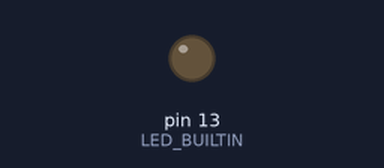
Recording of a sketch running on a simulated Arduino Uno, built with avr-gcc and run on an emulated ATmega328P. On the bench: output pins drawn as LEDs (lit = HIGH). Random numbers use the default seed unless the sketch sets one; no radio packets arrive unless stated; pins used as bus, display or sensor lines are not drawn; what the sketch prints to the serial monitor is not drawn.

Above: at 19.6 s.
At 25.56 s:
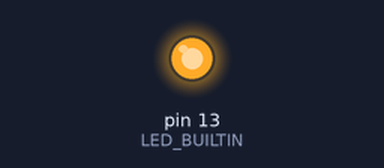
Timing chart, 0 to 29.2 s (numbered marks = the images above):
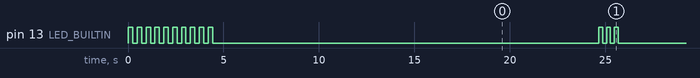

Measured:
- by itself, pin 13 (LED_BUILTIN): HIGH → LOW at 0.25 s, → HIGH 0.23 s later, → LOW 0.23 s later, → HIGH 0.23 s later, … (79 changes in this stretch)
- by itself, everything shown: repeats every 11.2 s, in 6 steps

The sketch:

downstairs_hi.ino
```cpp
// adapted from radioHead tx_raw demo
// -*- mode: C++ -*-
// Author: Colin Dess
// github: cdsheriff
// 05/08/2019
// Attached to N/C N/O reed switch
//
// main works like this:
// 1. probe reed switch to see if door is open, closed, or errored
// 1a. send uint8 array based on result (bare send, no listening for response)
// 2. flash LED to signal that something was sent
// 3. standby sleep for 10 minutes
// 3a. setup includes 'SCB->SCR |= SCB_SCR_SLEEPDEEP_Msk' which changes from light sleep to total standby
// 3b. watchdog loops on 8 second check, once reaches 600sec/8sec loops triggers interrupt to wake
//
// shitty $10 multimeter measures 2mA quiescence and 15mA during the brief probe/send

#include <SPI.h>
#include <RH_RF69.h>
//#include <Adafruit_SleepyDog.h>

/************ Radio Setup ***************/

// define some immutable things
#define frequency     915.0 // duh
#define radio_CS      4     // radio chip select (where the pin is?)
#define radio_INT     3     // radio interrupt pin
#define radio_RST     2     // radio reset pin
//#define LED           13    // onboard LED pin

// Singleton instance of the radio driver
RH_RF69 rf69(radio_CS, radio_INT);

//int16_t packetnum = 0;  // packet counter, we increment per xmission

int8_t reedState[] = {0, 0, 0, 0};
//int sleepCyclesElapsed;
//int sleepCycles;

void setup() {
  Serial.begin(9600);
//  Serial.println("SGP30 test");
  Serial.println("start setup");
//  SCB->SCR |= SCB_SCR_SLEEPDEEP_Msk;

  // setting up the LED as a powerable thing, and defining the reed switch pins
  pinMode(LED_BUILTIN, OUTPUT);

  // setting the radio as powerable, unpower the radio reset pin
  pinMode(radio_RST, OUTPUT);
  digitalWrite(radio_RST, LOW);

  // manual reset the radio by pumping some power to the reset pin
  digitalWrite(radio_RST, HIGH);
  delay(10);
  digitalWrite(radio_RST, LOW);
  delay(10);

  if (!rf69.init()) {
    Serial.println("RFM69 radio init failed");
    while (1);
  }
  Serial.println("RFM69 radio init OK!");
  // Defaults after init are 434.0MHz, modulation GFSK_Rb250Fd250, +13dbM (for low power module)
  // No encryption
  if (!rf69.setFrequency(frequency)) {
    Serial.println("setFrequency failed");
  }

  // If you are using a high power RF69 eg RFM69HW, you *must* set a Tx power with the
  // ishighpowermodule flag set like this:
  rf69.setTxPower(20, true);  // range from 14-20 for power, 2nd arg must be true for 69HCW

  // The encryption key has to be the same as the one in the server
  uint8_t key[] = { 0x01, 0x02, 0x03, 0x04, 0x05, 0x06, 0x07, 0x08,
                    0x01, 0x02, 0x03, 0x04, 0x05, 0x06, 0x07, 0x08};
  rf69.setEncryptionKey(key);

  Serial.print("RFM69 radio @");  Serial.print((int)frequency);  Serial.println(" MHz");

  Blink(LED_BUILTIN, 1000, 10);
//  delay(2000);
  delay(10000);
  digitalWrite(LED_BUILTIN, LOW);
}


void loop() {
//  doorTest();
  Serial.println("starting loop");
  radioTest();
  delay(10000);
  Blink(LED_BUILTIN, 200, 3);
// pass mathed sleep cycles
// passing raw seconds was one possible cuase of sleep timing error
//  Sleep((int) 600/8);
}

void Blink(byte PIN, byte DELAY_MS, byte loops) {
  for (byte i=0; i<loops; i++)  {
    digitalWrite(PIN,HIGH);
    delay(DELAY_MS);
    digitalWrite(PIN,LOW);
    delay(DELAY_MS);
  }
}

void radioTest() {
  reedState[0] = random(1);
  reedState[1] = random(1);
  reedState[2] = random(1);
  reedState[3] = 0;
  rf69.send((uint8_t *)reedState, sizeof(reedState));
  Serial.println("sent!");
}
```
